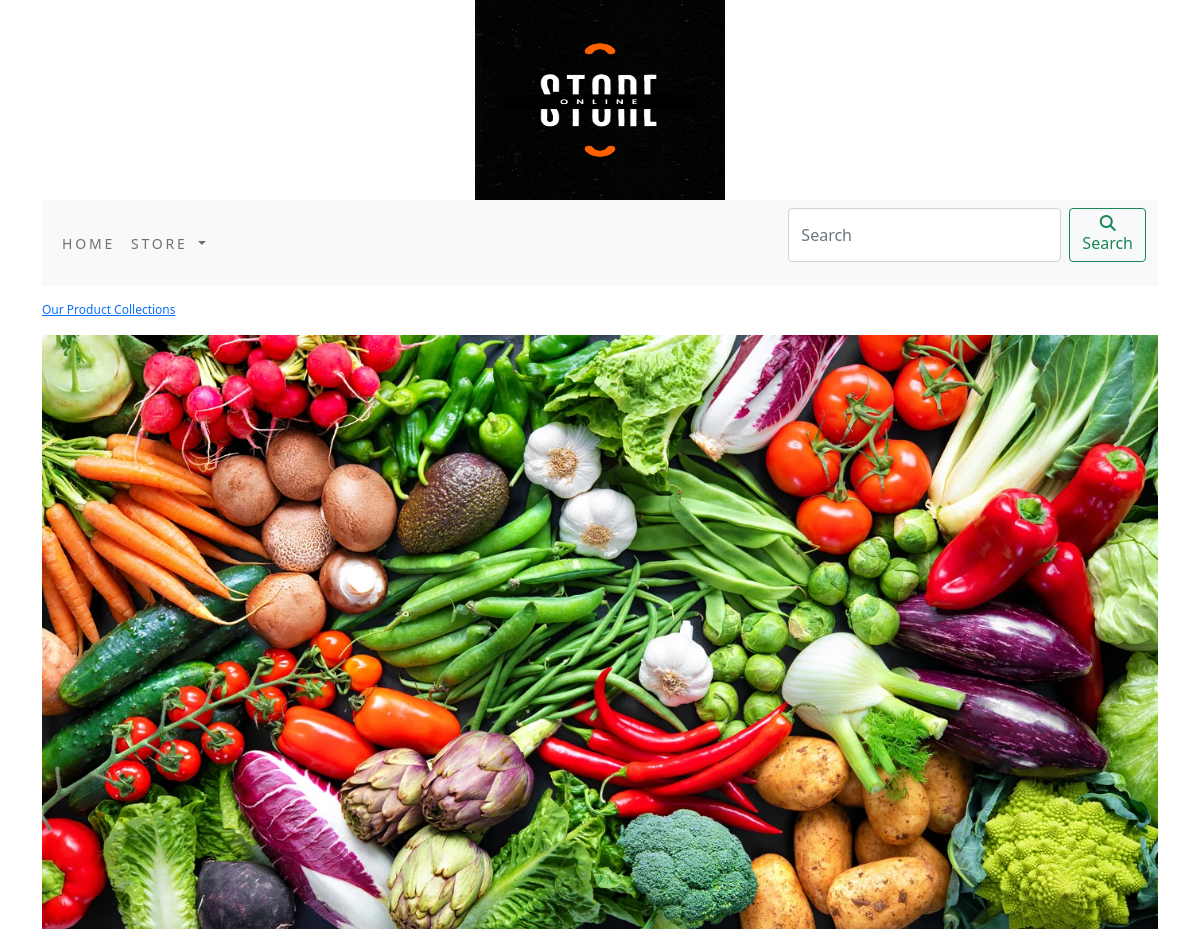
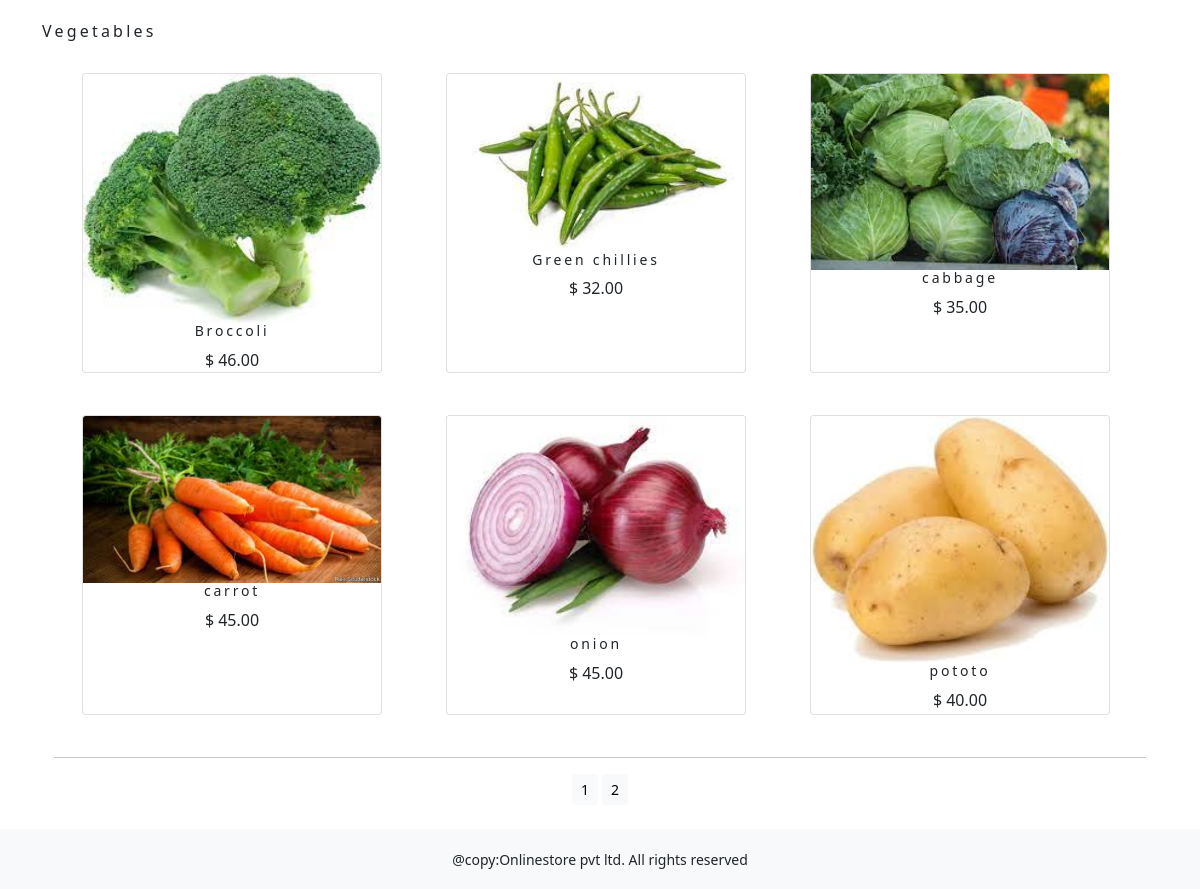
The page /shop/vegetables/ on the database its author committed (2 pictures, top to bottom).
### ecomapp/models.py (models this page shows, shortened)
class Category(models.Model):
    name=models.CharField(max_length=250,unique=True)
    slug=models.SlugField(max_length=250,unique=True)
    descr=models.TextField(blank=True)
    image=models.ImageField(upload_to='category',blank=True)
    class Meta:
        ordering=('name',)
        verbose_name='category'
        verbose_name_plural='categories'
    def get_url(self):
        return reverse('ecomapp:products_by_category',args=[self.slug])

class Product(models.Model):
    name=models.CharField(max_length=250,unique=True)
    slug=models.SlugField(max_length=250,unique=True)
    description=models.TextField(blank=True)
    price=models.DecimalField(max_digits=10,decimal_places=2)
    category=models.ForeignKey(Category,on_delete=models.CASCADE)
    image=models.ImageField(upload_to='product',blank=True)
    stock=models.IntegerField()
    available=models.BooleanField(default=True)
    created=models.DateTimeField(auto_now_add=True)
    updated=models.DateTimeField(auto_now=True)
    def get_url(self):
        return reverse('ecomapp:prodCatdeail',args=[self.category.slug,self.slug])
    class Meta:
        ordering=('name',)
        verbose_name='product'
        verbose_name_plural='products'

### ecomapp/views.py (the view)
# urls.py: path('',views.allProdCat,name='allProdCat'),
def allProdCat(request,c_slug=None):
    c_page=None
    product_list=None
    if c_slug!=None:
        c_page= get_object_or_404(Category,slug=c_slug)
        product_list=Product.objects.all().filter(category=c_page,available=True)
    else:
        product_list=Product.objects.all().filter(available=True)
    paginator=Paginator(product_list,6)
    try:
        page=int(request.GET.get('page','1'))
    except:
        page=1
    try:
        product=paginator.page(page)
    except (EmptyPage,InvalidPage):
        product=paginator.page(paginator.num_pages)
    return render(request,"category.html",{'category':c_page,'product':product})

### cart/context_processors.py (called while the page is built)
def counter(request):
    item_count=0
    if'admin' in request.path:
        return  {}
    else:
        try:
            cart=Cart.objects.filter(cart_id=_cart_id(request))
            cart_items=CartItem.objects.all().filter(cart=cart[:1])
            for cart_item in cart_items:
                item_count += cart_item.quantity
        except Cart.DoesNotExist:
            item_count = 0
    return dict(item_count=item_count)

### cart/views.py (called while the page is built)
def _cart_id(request):
    cart=request.session.session_key
    if not cart:
        cart=request.session.create()
    return cart

### ecomapp/context_processors.py (called while the page is built)
def menu_links(request):
    links=Category.objects.all()
    return dict(links=links)

### templates/category.html (shortened to what this page needs)
{% extends 'base.html' %}
{% load static %}
{% block content %}
{% if category %}
    <div>
        <div class="row my_row_class">
            <div class="mx-auto">
            <p><a href="{% url 'ecomapp:allProdCat' %}">Our Product Collections</a></p>
        </div>
            </div>
    </div>
{% endif %}
<div class="mx-auto">
    {% if category %}
   <img class="my_image" src="{{category.image.url}}" alt="{{category.name}}"  width="500" height="500">
</div>
    <br>
<div>
    <h1 class="text_center my_title">{{category.name}}</h1>
</div>
    {% endif %}
    <div class="container">
        <div class="row mx-auto">
            {% for product in product.object_list %}
            <div class="my_bottom_margin col-9 col-sm-12 col-md-4 xol-lg-4">
                <div class=" card-body " >
                <div class="card text-center" style="height:300px;width:300px;">
                    <a href="{{product.get_url}}"><img  class="card-img-top my_img"  src="{{product.image.url}}" alt="{{product.name}}" ></a>
                        <h4>{{product.name}}</h4>
                        <p>$ {{product.price}}</p>
                    </a></div>
                </div>
            </div>
            {% endfor %}
        </div>
        <div class="mx-auto">
            {% if product.paginator.num_pages > 1 %}
           <hr>
            <div class="text-center">
                {% for pg in product.paginator.page_range %}
                    <a href="?page={{pg}}" class=" btn btn-light btn-sm {% if product.number == pg %} active {% endif %} " >{{pg}}</a>
           {% endfor %} </div>
             {% endif %}
        </div><br>
    </div>
</div>
{% endblock %}

### static/css/custom.css (style rules this page uses)
body { font-family: 'Roboto', sans-serif; }
.my_row_class { padding-top : 15px; }
.my_row_class .mx-auto { color:#000; font-size:12px; }
.my_image { width:100%; height:auto; }
.my_title { font-size:16px; text_transform:uppercase; letter-spacing:.2em; }
.my_bottom_margin { margin-bottom:10px; }
.card-body h4 { font-size:14px; text_transform:uppercase; letter-spacing:.2em; }

### rows shown on the page
Category: image (picture), name "Vegetables"
Product: image (picture), name "Broccoli", price "46.00"
Product: image (picture), name "Green chillies", price "32.00"
Product: image (picture), name "cabbage", price "35.00"
Product: image (picture), name "carrot", price "45.00"
Product: image (picture), name "onion", price "45.00"
Product: image (picture), name "pototo", price "40.00"

### other values the page prints
{{ pg }} "1" "2"
